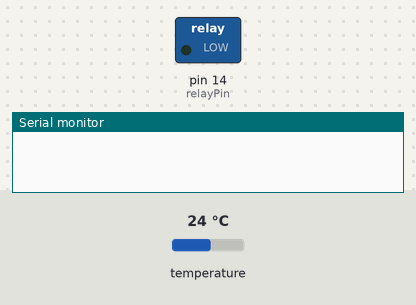
Bench run of a sketch on a simulated Arduino Uno, built with avr-gcc and run on an emulated ATmega328P. On the bench: switched loads named in the sketch (green lamp = pin HIGH), the last lines printed to the serial monitor. The test bench sets the inputs (shaded band); at power-on: temperature 24 °C. Random numbers use the default seed unless the sketch sets one.

Above: at 0.4 s.
At 71.6 s:
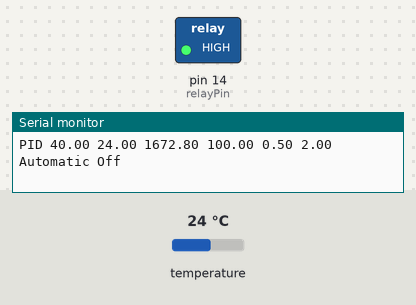
Timing chart, 0 to 78.0 s (numbered marks = the images above):
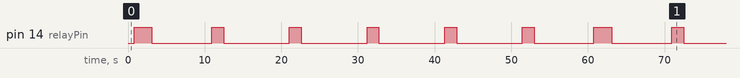

The sketch:

AutoTune_SV_mago.ino
```cpp
/*
 * Arduino PID AutoTune Code
 * by Brett Beauregard
 * April 2011


 * February 2013
 * Edited by Konstantine @Palanski to incorporate Autotune and PID Front End
 * Edits and additions marked with //KP

 *HOW TO USE:
 * Upload this code to Arduino with the appropriate pin settings and sensor settings.
 * Download Processing with the ControlP5 library and run the PID_FrontEnd_v03 (set appropriate COM)
 * myPort = new Serial(this, Serial.list()[0], 9600);  //Edit the [0] value to select appropriate COM
 * Allow the system to come to equilibrium after setting an initial setpoint
 * When system is at equilibrium, toggle Tuning to 'On'.
 * When the tuning is finished, the Tuning toggle will go to 'Off', and the new PID values will be on the screen.
 * SEARCH ALL CODE FOR //KP to see where edits MUST be made by YOU for this to be effective in the tuning
*/


//DS18B20 OneWire and DallasTemperature Library Initialization
#include <OneWire.h>
#include <DallasTemperature.h>
#define oneWireBus 8
OneWire oneWire(oneWireBus);
DallasTemperature sensors(&oneWire);
//DeviceAddress tempacqua = {
//  0x28, 0x2F, 0x44, 0x48, 0x05, 0x00, 0x00, 0xB3 }; //
//DeviceAddress tempcaldaia = {
//  0x28, 0xFF, 0x41, 0x05, 0x20, 0x14, 0x00, 0xAE }; //VALORE VERO
float tempcheckcaldaia;
//PID and PID Autotune Library Initialization
#include <PID_v1.h>
#include <PID_AutoTune_v0.h>

//
byte ATuneModeRemember=2;
double Input, Output, Setpoint=40; //KP Set initial Setpoint
double kp=100,ki=0.5,kd=2; //KP Set intial PID parameters, if you have any.

double kpmodel=1.5, taup=100, theta[50];
double OutputStart=5000;

double aTuneStep=5000, aTuneNoise=1, aTuneStartValue=5000; //KP Set aTuneStep to ensure noticeable heating and cooling from aTuneStartValue
unsigned int aTuneLookBack=120; //KP How far back to look back to find maxima and minima.
// For Slow processes this will be large, for fast processes, this will be smaller.

unsigned long  modelTime, serialTime;

PID myPID(&Input, &Output, &Setpoint,kp,ki,kd, DIRECT);
PID_ATune aTune(&Input, &Output);

//set to false to connect to the real world
boolean useSimulation = false; //KP Keep false unless simulating

//Tuning?
boolean tuning = false; //KP Keep False

//KP Relay settings. (I'm running my code with a relay).
const int relayPin = 14;
int WindowSize = 10000;
unsigned long windowStartTime;

void setup()
{
  windowStartTime = millis();
  pinMode(relayPin, OUTPUT); //KP Set relayPin as Output

  if(useSimulation)
  {
    for(byte i=0;i<50;i++)
    {
      theta[i]=OutputStart;
    }
    modelTime = 0;
  }

  //tell the PID to range between 0 and the full window size
  myPID.SetOutputLimits(0, WindowSize);

  //Setup the pid
  myPID.SetMode(AUTOMATIC);

  if(tuning)
  {
    tuning=false;
    changeAutoTune();
    tuning=true;
  }

  aTune.SetControlType(1); //KP Set 0 for PI control and 1 for PID control autotuning parameters

  serialTime = 0;
  Serial.begin(9600);
  sensors.begin();

}

void loop()
{
 unsigned long now = millis();
 if(!useSimulation)
  { //pull the Input in from the real world
    sensors.requestTemperatures();
    tempcheckcaldaia= sensors.getTempCByIndex(0);
   //Pass to Input of PID
   Input = sensors.getTempCByIndex(0);
  }

  if(tuning)
  {
    byte val = (aTune.Runtime());
    if (val!=0)
    {
      tuning = false;
    }
    if(!tuning)
    { //we're done, set the tuning parameters
      kp = aTune.GetKp();
      ki = aTune.GetKi();
      kd = aTune.GetKd();
      myPID.SetTunings(kp,ki,kd);
      AutoTuneHelper(false);
    }
  }
   if(myPID.GetMode()==AUTOMATIC && tempcheckcaldaia >= (70)) //se il PID è ON e la temperatura caldaia maggiore del massimo
      {
        myPID.SetMode(MANUAL);             //turn the PID off
        Output=0; //spegne la caldaia
      }

      if(myPID.GetMode()==MANUAL && tempcheckcaldaia < 65) //se il PID è OFF e la temperatura caldaia minore del massimo -5 °C
      {
        myPID.SetMode(AUTOMATIC);             //turn the PID on
      }
  else myPID.Compute();

  if(useSimulation)
  {
    theta[30]=Output;
    if(now>=modelTime)
    {
      modelTime +=100;
      DoModel();
    }
  }
  else //KP This is optimized for Relay output.
  {
  if(now - windowStartTime>WindowSize)
  { //time to shift the Relay Window
    windowStartTime += WindowSize;
  }
  if(Output > now - windowStartTime) digitalWrite(relayPin,HIGH);
  else digitalWrite(relayPin,LOW);
}

  //send-receive with processing if it's time
  if(millis()>serialTime)
  {
    SerialReceive();
    SerialSend();
    serialTime+=500;
  }
}


/********************************************
 * Serial Communication functions / helpers
 ********************************************/


union {                // This Data structure lets
  byte asBytes[24];    // us take the byte array
  float asFloat[6];    // sent from processing and
}                      // easily convert it to a
foo;                   // float array
// getting float values from processing into the arduino
// was no small task.  the way this program does it is
// as follows:
//  * a float takes up 4 bytes.  in processing, convert
//    the array of floats we want to send, into an array
//    of bytes.
//  * send the bytes to the arduino
//  * use a data structure known as a union to convert
//    the array of bytes back into an array of floats

//  the bytes coming from the arduino follow the following
//  format:
//  0: 0=Manual, 1=Auto, else = ? error ?
//  1: 0=Tuning OFF, 1=Tuning ON, else = ? error ?
//  2-5: float setpoint
//  6-9: float input
//  10-13: float output
//  14-17: float P_Param
//  18-21: float I_Param
//  22-24: float D_Param

void changeAutoTune()
{
 if(!tuning)
  {
    //Set the Output to the desired starting frequency.
    aTuneStartValue = Output; //KP Initial aTuneStartValue will be = Output at Toggle
    aTune.SetNoiseBand(aTuneNoise);
    aTune.SetOutputStep(aTuneStep);
    aTune.SetLookbackSec((int)aTuneLookBack);
    AutoTuneHelper(true);
    tuning = true;
  }
  else
  { //cancel autotune
    aTune.Cancel();
    tuning = false;
    AutoTuneHelper(false);
  }
}

void AutoTuneHelper(boolean start)
{
  if(start)
    ATuneModeRemember = myPID.GetMode();
  else
    myPID.SetMode(ATuneModeRemember);
}


void SerialSend()
{
Serial.print("PID ");
  Serial.print(Setpoint);
  Serial.print(" ");
  Serial.print(Input);
  Serial.print(" ");
  Serial.print(Output);
  Serial.print(" ");
  Serial.print(myPID.GetKp());
  Serial.print(" ");
  Serial.print(myPID.GetKi());
  Serial.print(" ");
  Serial.print(myPID.GetKd());
  Serial.print(" ");
  if(myPID.GetMode()==AUTOMATIC) Serial.print("Automatic");
  else Serial.print("Manual");
  Serial.print(" ");
 // if(myPID.GetDirection()==DIRECT) Serial.print("Direct");
  //else Serial.print("Reverse");
 // Serial.print(" ");
  if(tuning==false) Serial.println("Off"); //KP Added the On/Off for Tuning Toggle
  else Serial.println("On");
}

void SerialReceive()
{

  // read the bytes sent from Processing
  int index=0;

  byte Auto_Man = -1;
 // byte Direct_Reverse = -1;
  byte Tuning_Mode = -1; //KP Tuning Mode?

  while(Serial.available()&&index<26)
  {
    if(index==0) Auto_Man = Serial.read();
    else if(index==1) Tuning_Mode = Serial.read(); //KP Tuning Mode?
    //else if(index==1) Direct_Reverse = Serial.read();
    //else if(index==2) Tuning_Mode = Serial.read(); //KP Tuning Mode?
    else foo.asBytes[index-2] = Serial.read();
    index++;
  }

  // if the information we got was in the correct format,
  // read it into the system
  if(index==26  && (Auto_Man==0 || Auto_Man==1) && (Tuning_Mode==0 || Tuning_Mode==1))
  {
    Setpoint=double(foo.asFloat[0]);
    //Input=double(foo.asFloat[1]);       // * the user has the ability to send the
                                          //   value of "Input"  in most cases (as
                                          //   in this one) this is not needed.
    if(Auto_Man==0)                       // * only change the Output if we are in
    {                                     //   manual mode.  otherwise we'll get an
      Output=double(foo.asFloat[2]);      //   Output blip, then the controller will
    }                                     //   overwrite.

    double p, i, d;                       // * read in and set the controller tunings
    p = double(foo.asFloat[3]);           //
    i = double(foo.asFloat[4]);           //
    d = double(foo.asFloat[5]);           //
    myPID.SetTunings(p, i, d);            //

    if(Auto_Man==0) myPID.SetMode(MANUAL);// * set the controller mode
    else myPID.SetMode(AUTOMATIC);             //

   // if(Direct_Reverse==0) myPID.SetControllerDirection(DIRECT);// * set the controller Direction
  //  else myPID.SetControllerDirection(REVERSE);          //

    if(Tuning_Mode == 0) tuning=false; // Set Tuning mode on/off
    else tuning=true;
  }
  Serial.flush();                         // * clear any random data from the serial buffer
}

void DoModel()
{
  //cycle the dead time
  for(byte i=0;i<49;i++)
  {
    theta[i] = theta[i+1];
  }
  //compute the Input
  Input = (kpmodel / taup) *(theta[0]-OutputStart) + Input*(1-1/taup) + ((float)random(-10,10))/100;

}
```

Measured:
- by itself, pin 14 (relayPin): repeats every 60.0 s: LOW 7.8 s, 4 × (HIGH 1.6 s, LOW 8.6 s), HIGH 1.6 s, LOW 7.8 s, HIGH 2.3 s
- by itself, everything shown: repeats every 30.4 s, in 6 steps
